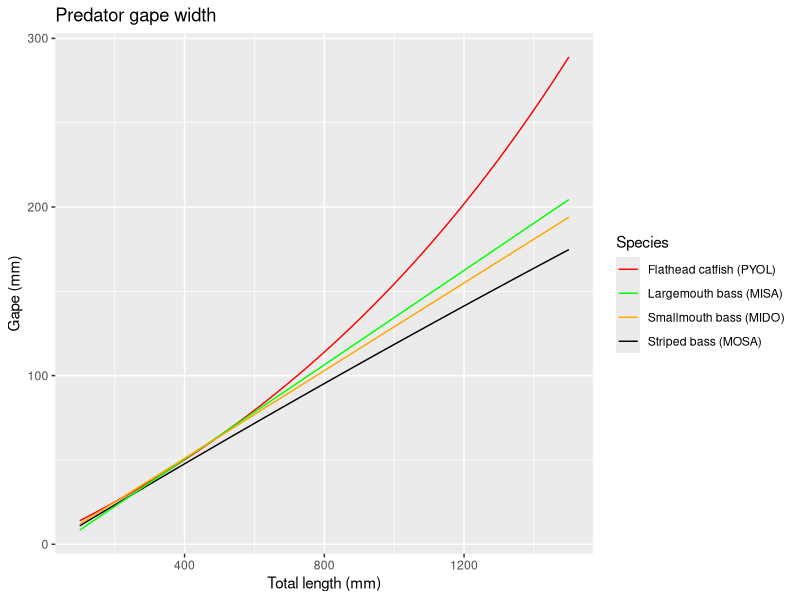

Source code (R):
library(dplyr)
library(ggplot2)
library(purrr)

# each equation corresponds to a gape-width line equation for 4 different predators: 
# MOSA(striped bass), PYOL(Flathead Catfish), MISA(Largemouth Bass), MIDO(Smallmouth Bass)
equations <- list(MOSA = function(TL) {-1.502 + (0.125 * TL) - (0.000005 * TL^2)},
                  PYOL = function(TL) {(123 * 2.718^(0.0008*TL)) - 119.3},
                  MISA = function(TL) {(0.14*TL) - 5.59}, 
                  MIDO = function(TL) {(0.13*TL) - 1.05})


# Create a ggplot object
predator_gw_plot <- ggplot(data.frame(TL = seq(100,1500,5)), aes(x = TL)) +
  stat_function(fun = equations$MOSA, aes(colour = "Striped bass (MOSA)")) +
  stat_function(fun = equations$PYOL, aes(colour = "Flathead catfish (PYOL)")) +
  stat_function(fun = equations$MISA, aes(colour = "Largemouth bass (MISA)")) +
  stat_function(fun = equations$MIDO, aes(colour = "Smallmouth bass (MIDO)")) +
  scale_colour_manual("Species", values = c("red", "green", "orange", "black")) +
  labs(x = "Total length (mm)", y = "Gape (mm)", title = "Predator gape width")


# inverse function script to inverse Gape width formulas
#inverse <- function(f, lower, upper){
#  function(y){
#    uniroot(function(x){f(x) - y}, lower = lower, upper = upper, tol=1e-3)[1]
#  }
# }

# Instead of list of equations and a dataframe, generate a function with inputs
# Species, TL, GWIndex. This will output the maximum XYTE TL that can be ingested based on data.

calculate_gape <- function(species, TL) {
  gape_value <- case_when(
    species == "MISA" ~ ((0.14*TL) - 5.59),
    species == "MOSA" ~ -1.502 + (0.125 * TL) - (0.000005 * TL^2),
    species == "MIDO" ~ (0.13*TL) - 1.05,
    species == "PYOL" ~ (123 * 2.718^(0.0008*TL)) - 119.3,
    TRUE ~ NA_real_)
  return(gape_value)
}






